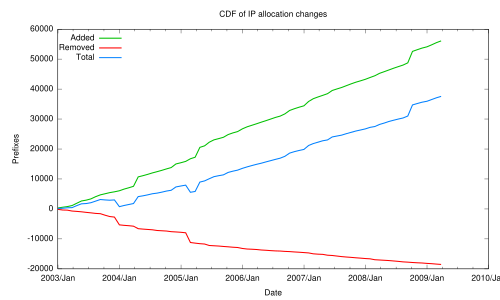

Recreate this plot in gnuplot.
#set terminal postscript
set terminal pdf
#set grid 
#set terminal windows
#set bmargin 
#set lmargin 
#set rmargin 
#set tmargin 
set timefmt "%Y-%m-%d"
set format x "%Y/%b"
set xdata time
set key right

set title 'CDF of IP allocation changes'
set xlabel 'Date'
set ylabel 'Prefixes'
set key left
#plot 'datafile.dat' using 5:11 with lines
plot  \
'ipv4data.csv' using 1:3 title 'Added' with lines lt 2 lw 3, \
'ipv4data.csv' using 1:($5*-1) title 'Removed' with lines lt 1 lw 3, \
'ipv4data.csv' using 1:($3-$5) title 'Total' with lines lt 3 lw 3
